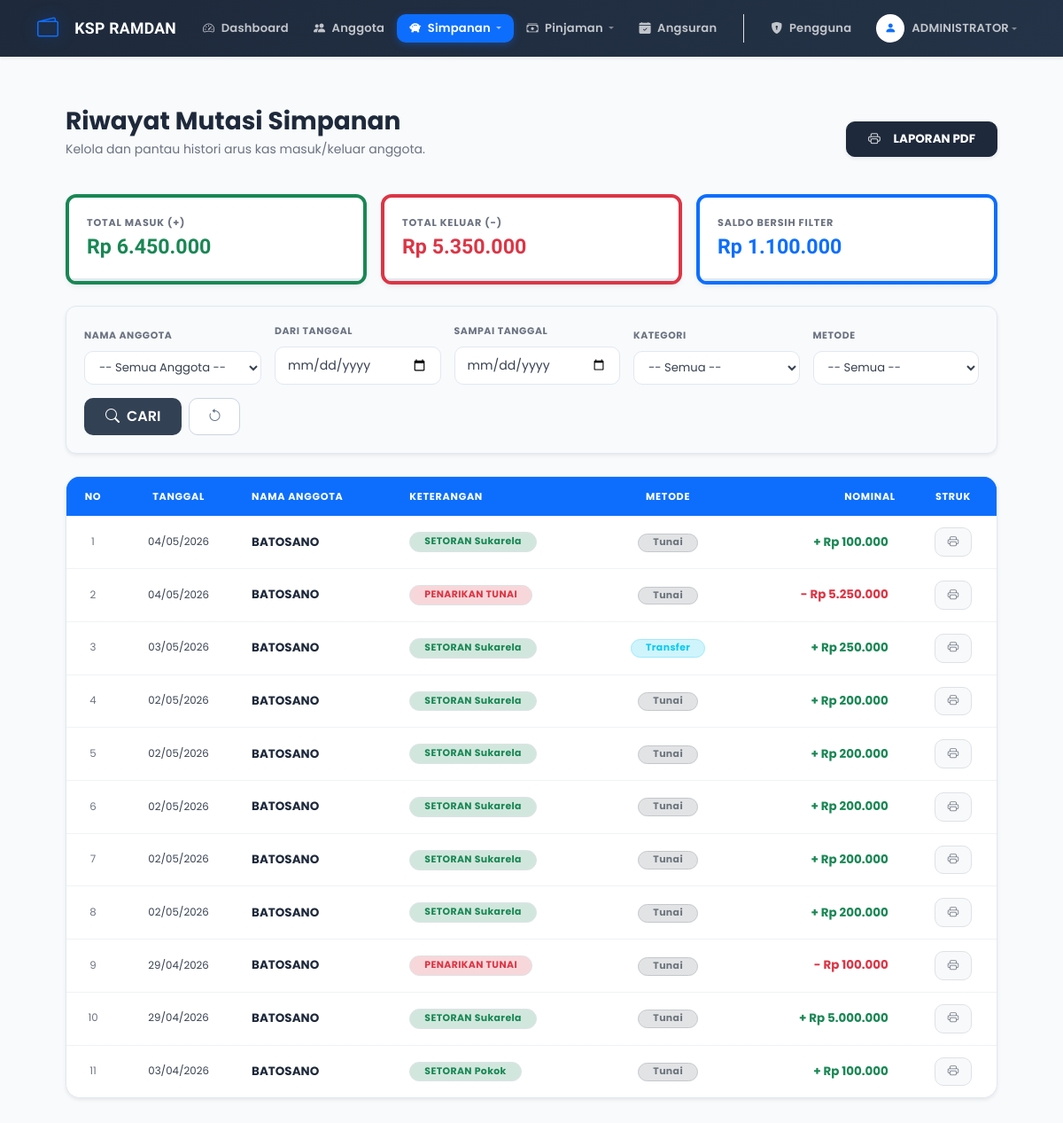
The page /riwayat_simpanan_ramdan.php (signed in) on the database its author committed.
### tables this page shows
CREATE TABLE `tb_simpanan_ramdan` (
  `id_simpanan_ramdan` int(11) NOT NULL,
  `id_anggota_ramdan` int(11) NOT NULL,
  `jenis_simpanan_ramdan` enum('Pokok','Wajib','Sukarela') NOT NULL,
  `jumlah_ramdan` decimal(15,2) NOT NULL,
  `metode_pembayaran_ramdan` enum('Tunai','Transfer') DEFAULT 'Tunai',
  `tanggal_ramdan` date NOT NULL
);

CREATE TABLE `tb_anggota_ramdan` (
  `id_anggota_ramdan` int(11) NOT NULL,
  `nama_ramdan` varchar(100) NOT NULL,
  `alamat_ramdan` text DEFAULT NULL,
  `no_hp_ramdan` varchar(20) DEFAULT NULL,
  `tanggal_daftar_ramdan` date NOT NULL
);

### functions_ramdan.php (called while the page is built, shortened)
<?php
function rupiah($angka) {
    return "Rp " . number_format($angka, 0, ',', '.');
}
?>

### riwayat_simpanan_ramdan.php (the view, shortened to what this page needs)
<?php
include 'koneksi_ramdan.php';
include 'header_ramdan.php';
$role_user = $_SESSION['role'];
$id_anggota_filter = isset($_GET['id_anggota_ramdan']) ? mysqli_real_escape_string($koneksi, $_GET['id_anggota_ramdan']) : '';
$jenis_filter = isset($_GET['jenis_simpanan_ramdan']) ? mysqli_real_escape_string($koneksi, $_GET['jenis_simpanan_ramdan']) : '';
$metode_filter = isset($_GET['metode']) ? mysqli_real_escape_string($koneksi, $_GET['metode']) : '';
$tgl_awal = isset($_GET['tgl_awal']) ? mysqli_real_escape_string($koneksi, $_GET['tgl_awal']) : '';
$tgl_akhir = isset($_GET['tgl_akhir']) ? mysqli_real_escape_string($koneksi, $_GET['tgl_akhir']) : '';
$sql = "SELECT s.*, a.nama_ramdan FROM tb_simpanan_ramdan s
        JOIN tb_anggota_ramdan a ON s.id_anggota_ramdan = a.id_anggota_ramdan
        WHERE 1=1";
$sql .= " ORDER BY s.tanggal_ramdan DESC, s.id_simpanan_ramdan DESC";
$query = mysqli_query($koneksi, $sql);
$total_masuk = 0;
$total_keluar = 0;
$q_stat = mysqli_query($koneksi, $sql);
while($st = mysqli_fetch_assoc($q_stat)){
    if($st['jumlah_ramdan'] > 0) $total_masuk += $st['jumlah_ramdan'];
    else $total_keluar += abs($st['jumlah_ramdan']);
}
$saldo_akhir = $total_masuk - $total_keluar;
$params_cetak = http_build_query([
    'id_anggota_ramdan' => $id_anggota_filter,
    'jenis_simpanan_ramdan' => $jenis_filter,
    'metode' => $metode_filter,
    'tgl_awal' => $tgl_awal,
    'tgl_akhir' => $tgl_akhir
]);
?>
<div class="content">
    <div class="d-flex justify-content-between align-items-center mb-4">
        <div>
            <h3 class="fw-bold text-dark mb-1">Riwayat Mutasi Simpanan</h3>
            <p class="text-muted small">
                <?php
                if($tgl_awal != '' && $tgl_akhir != '') echo "Periode: <b>".date('d/m/Y', strtotime($tgl_awal))."</b> s/d <b>".date('d/m/Y', strtotime($tgl_akhir))."</b>";
                else echo "Kelola dan pantau histori arus kas masuk/keluar anggota.";
                ?>
            </p>
        </div>
        <a href="cetak_simpanan_ramdan.php?<?php echo $params_cetak; ?>" target="_blank" class="btn btn-dark fw-bold rounded-pill px-4 shadow-sm">
            <i class="bi bi-printer me-2"></i> LAPORAN PDF
        </a>
    </div>
    <div class="row g-3 mb-4">
        <div class="col-md-4">
            <div class="stat-card border-start border-4 border-success">
                <div class="stat-label">Total Masuk (+)</div>
                <div class="stat-value text-success"><?php echo rupiah($total_masuk); ?></div>
            </div>
        </div>
        <div class="col-md-4">
            <div class="stat-card border-start border-4 border-danger">
                <div class="stat-label">Total Keluar (-)</div>
                <div class="stat-value text-danger"><?php echo rupiah($total_keluar); ?></div>
            </div>
        </div>
        <div class="col-md-4">
            <div class="stat-card border-start border-4 border-primary">
                <div class="stat-label">Saldo Bersih Filter</div>
                <div class="stat-value text-primary"><?php echo rupiah($saldo_akhir); ?></div>
            </div>
        </div>
    </div>
    <div class="f-section shadow-sm">
        <form method="GET">
            <div class="f-container">
                <?php if ($role_user != 'Anggota'): ?>
                <div class="f-item" style="min-width: 200px;">
                    <span class="f-label">Nama Anggota</span>
                    <select name="id_anggota_ramdan" class="f-control">
                        <option value="">-- Semua Anggota --</option>
                    </select>
                </div>
                <?php endif; ?>
                <div class="f-item">
                    <span class="f-label">Dari Tanggal</span>
                    <input type="date" name="tgl_awal" class="f-control" value="<?php echo $tgl_awal; ?>">
                </div>
                <div class="f-item">
                    <span class="f-label">Sampai Tanggal</span>
                    <input type="date" name="tgl_akhir" class="f-control" value="<?php echo $tgl_akhir; ?>">
                </div>
                <div class="f-item">
                    <span class="f-label">Kategori</span>
                    <select name="jenis_simpanan_ramdan" class="f-control">
                        <option value="">-- Semua --</option>
                    </select>
                </div>
                <div class="f-item">
                    <span class="f-label">Metode</span>
                    <select name="metode" class="f-control">
                        <option value="">-- Semua --</option>
                    </select>
                </div>
                <div class="d-flex gap-2">
                    <button type="submit" class="btn-f btn-f-primary px-4">
                        <i class="bi bi-search me-2"></i>CARI
                    </button>
                    <a href="riwayat_simpanan_ramdan.php" class="btn-f btn-f-light d-flex align-items-center" title="Reset Filter">
                        <i class="bi bi-arrow-counterclockwise"></i>
                    </a>
                </div>
            </div>
        </form>
    </div>
    <div class="card shadow-sm border-0 rounded-4 overflow-hidden">
        <div class="table-responsive">
            <table class="table table-hover align-middle mb-0">
                <thead class="table-ksp-head">
                    <tr>
                        <th class="text-center" width="60">NO</th>
                        <th class="text-center">TANGGAL</th>
                        <th>NAMA ANGGOTA</th>
                        <th>KETERANGAN</th>
                        <th class="text-center">METODE</th>
                        <th class="text-end px-4">NOMINAL</th>
                        <th class="text-center">STRUK</th>
                    </tr>
                </thead>
                <tbody>
                    <?php
                    $no = 1;
                    while ($row = mysqli_fetch_assoc($query)):
                        $is_plus = $row['jumlah_ramdan'] > 0;
                    ?>
                    <tr>
                        <td class="text-center text-muted small"><?php echo $no++; ?></td>
                        <td class="text-center small"><?php echo date('d/m/Y', strtotime($row['tanggal_ramdan'])); ?></td>
                        <td class="fw-bold text-dark"><?php echo strtoupper($row['nama_ramdan']); ?></td>
                        <td>
                            <span class="badge <?php echo $is_plus ? 'bg-success-subtle text-success' : 'bg-danger-subtle text-danger'; ?> rounded-pill border px-3">
                                <?php echo $is_plus ? 'SETORAN '.$row['jenis_simpanan_ramdan'] : 'PENARIKAN TUNAI'; ?>
                            </span>
                        </td>
                        <td class="text-center">
                            <?php if($row['metode_pembayaran_ramdan'] == 'Transfer'): ?>
                                <span class="badge bg-info-subtle text-info border border-info-subtle px-3 py-1 rounded-pill small">Transfer</span>
                            <?php else: ?>
                                <span class="badge bg-secondary-subtle text-secondary border border-secondary-subtle px-3 py-1 rounded-pill small">Tunai</span>
                            <?php endif; ?>
                        </td>
                        <td class="text-end px-4 fw-bold <?php echo $is_plus ? 'text-success' : 'text-danger'; ?>">
                            <?php echo ($is_plus ? '+' : '-') . ' ' . rupiah(abs($row['jumlah_ramdan'])); ?>
                        </td>
                        <td class="text-center">
                            <a href="cetak_struk_simpanan_ramdan.php?id=<?php echo $row['id_simpanan_ramdan']; ?>" target="_blank" class="btn btn-sm btn-light border" title="Cetak Struk">
                                <i class="bi bi-printer text-muted"></i>
                            </a>
                        </td>
                    </tr>
                    <?php endwhile; ?>
                </tbody>
            </table>
        </div>
    </div>
</div>
<?php include 'footer_ramdan.php'; ?>

### header_ramdan.php (style rules this page uses)
body { font-family: 'Poppins', sans-serif; background-color: #f8fafc; }

### riwayat_simpanan_ramdan.php (style rules this page uses)
:root { --ksp-slate: #334155; --ksp-blue: #0d6efd; --ksp-border: #e2e8f0; }
.stat-card { background: white; border: 1px solid var(--ksp-border); border-radius: 12px; padding: 20px; box-shadow: 0 4px 6px -1px rgba(0, 0, 0, 0.05); }
.stat-label { font-size: 10px; font-weight: 800; color: #64748b; text-transform: uppercase; letter-spacing: 1px; margin-bottom: 5px; }
.stat-value { font-size: 1.4rem; font-weight: 800; }
.f-section { background: #f8fafc; border: 1px solid var(--ksp-border); border-radius: 12px; padding: 20px; margin-bottom: 25px; }
.f-container { display: flex; flex-wrap: wrap; gap: 15px; align-items: flex-end; }
.f-item { flex: 1; min-width: 140px; }
.f-label { font-size: 11px; font-weight: 700; color: #475569; margin-bottom: 8px; display: block; text-transform: uppercase; }
.f-control { display: block; width: 100%; height: 42px; padding: 5px 12px; border: 1px solid #cbd5e1; border-radius: 10px; font-size: 13px; background-color: #fff; }
.btn-f { height: 42px; padding: 0 20px; font-weight: 600; border-radius: 10px; border: none; cursor: pointer; transition: 0.2s; }
.btn-f-primary { background: var(--ksp-slate); color: white; }
.btn-f-light { background: white; border: 1px solid #cbd5e1; color: #64748b; }
.table-ksp-head { background: var(--ksp-blue) !important; color: white !important; }
.table-ksp-head th { font-size: 12px; text-transform: uppercase; border: none !important; padding: 15px !important; }

### rows shown on the page
tb_simpanan_ramdan: tanggal_ramdan "04/05/2026", id_anggota_ramdan.nama_ramdan "BATOSANO", jenis_simpanan_ramdan "Sukarela", metode_pembayaran_ramdan "Tunai", jumlah_ramdan "Rp 100.000"
tb_simpanan_ramdan: tanggal_ramdan "04/05/2026", id_anggota_ramdan.nama_ramdan "BATOSANO", shows "PENARIKAN TUNAI", metode_pembayaran_ramdan "Tunai", jumlah_ramdan "Rp 5.250.000"
tb_simpanan_ramdan: tanggal_ramdan "03/05/2026", id_anggota_ramdan.nama_ramdan "BATOSANO", jenis_simpanan_ramdan "Sukarela", metode_pembayaran_ramdan "Transfer", jumlah_ramdan "Rp 250.000"
tb_simpanan_ramdan: tanggal_ramdan "02/05/2026", id_anggota_ramdan.nama_ramdan "BATOSANO", jenis_simpanan_ramdan "Sukarela", metode_pembayaran_ramdan "Tunai", jumlah_ramdan "Rp 200.000"
tb_simpanan_ramdan: tanggal_ramdan "02/05/2026", id_anggota_ramdan.nama_ramdan "BATOSANO", jenis_simpanan_ramdan "Sukarela", metode_pembayaran_ramdan "Tunai", jumlah_ramdan "Rp 200.000"
tb_simpanan_ramdan: tanggal_ramdan "02/05/2026", id_anggota_ramdan.nama_ramdan "BATOSANO", jenis_simpanan_ramdan "Sukarela", metode_pembayaran_ramdan "Tunai", jumlah_ramdan "Rp 200.000"
tb_simpanan_ramdan: tanggal_ramdan "02/05/2026", id_anggota_ramdan.nama_ramdan "BATOSANO", jenis_simpanan_ramdan "Sukarela", metode_pembayaran_ramdan "Tunai", jumlah_ramdan "Rp 200.000"
tb_simpanan_ramdan: tanggal_ramdan "02/05/2026", id_anggota_ramdan.nama_ramdan "BATOSANO", jenis_simpanan_ramdan "Sukarela", metode_pembayaran_ramdan "Tunai", jumlah_ramdan "Rp 200.000"
tb_simpanan_ramdan: tanggal_ramdan "29/04/2026", id_anggota_ramdan.nama_ramdan "BATOSANO", shows "PENARIKAN TUNAI", metode_pembayaran_ramdan "Tunai", jumlah_ramdan "Rp 100.000"
tb_simpanan_ramdan: tanggal_ramdan "29/04/2026", id_anggota_ramdan.nama_ramdan "BATOSANO", jenis_simpanan_ramdan "Sukarela", metode_pembayaran_ramdan "Tunai", jumlah_ramdan "Rp 5.000.000"
tb_simpanan_ramdan: tanggal_ramdan "03/04/2026", id_anggota_ramdan.nama_ramdan "BATOSANO", jenis_simpanan_ramdan "Pokok", metode_pembayaran_ramdan "Tunai", jumlah_ramdan "Rp 100.000"

### other values the page prints
$nama_display "ADMINISTRATOR"
rupiah($total_masuk) "Rp 6.450.000"
rupiah($total_keluar) "Rp 5.350.000"
rupiah($saldo_akhir) "Rp 1.100.000"
